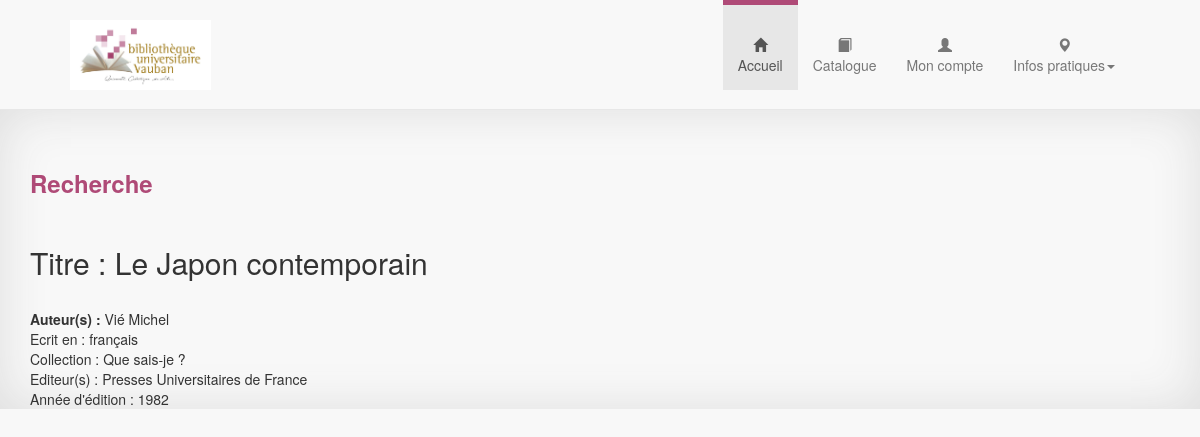
/pageLivre.php?numero=2, run on the app's committed database.
### tables this page shows
CREATE TABLE IF NOT EXISTS livre(
numLivre INTEGER AUTO_INCREMENT,
titre VARCHAR(100) NOT NULL,
nbPage INTEGER,
description VARCHAR(500),
numGenre INTEGER,
numCollection INTEGER,
anneeEdition INTEGER,
CONSTRAINT PK_livre PRIMARY KEY (numLivre),
CONSTRAINT FK_livre_genre FOREIGN KEY (numGenre) REFERENCES genre(numGenre),
CONSTRAINT FK_livre_collection FOREIGN KEY (numCollection) REFERENCES collection(numCollection)
);

CREATE TABLE IF NOT EXISTS auteur(
numAuteur INTEGER AUTO_INCREMENT,
nomAuteur VARCHAR(50),
prenomAuteur VARCHAR(50),
CONSTRAINT PK_auteur PRIMARY KEY (numAuteur)
);

CREATE TABLE IF NOT EXISTS langue(
numLangue INTEGER AUTO_INCREMENT,
libelleLangue VARCHAR(50),
CONSTRAINT PK_langue PRIMARY KEY(numLangue)
);

CREATE TABLE IF NOT EXISTS collection(
numCollection INTEGER AUTO_INCREMENT,
nomCollection VARCHAR(50) NOT NULL,
CONSTRAINT PK_collection PRIMARY KEY (numCollection)
);

CREATE TABLE IF NOT EXISTS editeur(
numEditeur INTEGER AUTO_INCREMENT,
nomEditeur VARCHAR(50),
CONSTRAINT PK_editeur PRIMARY KEY (numEditeur)
);

### pageLivre.php (the view, shortened to what this page needs)
<!DOCTYPE html>
<html lang="fr">
  <head>
    <link href="bootstrap/css/bootstrap.css" rel="stylesheet">
    <link href="style.css" rel="stylesheet">
  </head>
  <body>
	<div class="container">
		<h3><a href="#" class="couleur">Recherche</a></h3><br />
		<div>
		<?php
		if(isset($_GET['numero'])){
			if($_GET['numero'] != 0){
				include "connectBibli.php";
				$stmt = $Bibli->prepare('SELECT titre, anneeEdition, nomCollection, libelleGenre, nbPage, description
										 FROM livre NATURAL LEFT JOIN collection NATURAL LEFT JOIN genre
										  WHERE numLivre= ?');
				$stmt->bind_param("i", $_GET['numero']);
				$stmt->execute();
				$stmt->store_result();
				$stmt->bind_result($titre, $anneeEdition, $nomCollection, $libelleGenre, $nbPage, $description);
				if($stmt->num_rows != 0)
				{
					echo "<h2>Titre :  ".$titre."</h2>";
					$stmtA = $Bibli->prepare('SELECT nomAuteur, prenomAuteur
												FROM ecrit NATURAL JOIN auteur
												WHERE numLivre = ?');
					$stmtA->bind_param("i", $_GET['numero']);
					$stmtA->execute();
					$stmtA->bind_result($nomAuteur, $prenomAuteur);
					echo "<br /><strong>Auteur(s) : </strong>".$nomAuteur." ".$prenomAuteur;
					$stmtL = $Bibli->prepare('SELECT libelleLangue
												FROM est_ecrit_en NATURAL JOIN langue
												WHERE numLivre = ?');
					$stmtL->bind_param("i", $_GET['numero']);
					$stmtL->execute();
					$stmtL->bind_result($libelleLangue);
					echo "<br />Ecrit en : ".$libelleLangue;
					if(isset($nomCollection)){
						echo "<br /> Collection : ".$nomCollection;
					}
					$stmtE = $Bibli->prepare('SELECT nomEditeur
												FROM edite NATURAL JOIN editeur
												WHERE numLivre = ?');
					$stmtE->bind_param("i", $_GET['numero']);
					$stmtE->execute();
					$stmtE->bind_result($nomEditeur);
					echo "<br />Editeur(s) : ".$nomEditeur;
					echo "<br />Année d'édition : ".$anneeEdition."<br />";
				}
				else{
					echo "Livre introuvable";
				}
			}
			else{
				echo "Livre introuvable.";
			}
		}
	?>
		</div>
	</body>
</html>

### style.css (style rules this page uses)
body { margin-top: 110px; padding-top: 40px; background-color: #f8f8f8; box-shadow:0 0 50px 0 #ddd inset; }
ul.navbar-nav li a { text-align: center; padding-top: 35px; }
ul.navbar-nav li.active a { border-top: 5px solid #af4a77; padding-top: 30px; }
.navbar-inner { padding: 0px 70px; }
.navbar { height: 110px; }
.navbar-brand { padding: 0 0 10px 0; height: 80px; }
img.logo { max-height: 100%; width: auto; }
.couleur { color: #af4a77; font-weight: bold; text-decoration: none; }

### data on the page
livre: titre "Le Japon contemporain", numCollection.nomCollection "Que sais-je ?", anneeEdition "1982"
auteur: nomAuteur "Vié", prenomAuteur "Michel"
langue: libelleLangue "français"
editeur: nomEditeur "Presses Universitaires de France"
